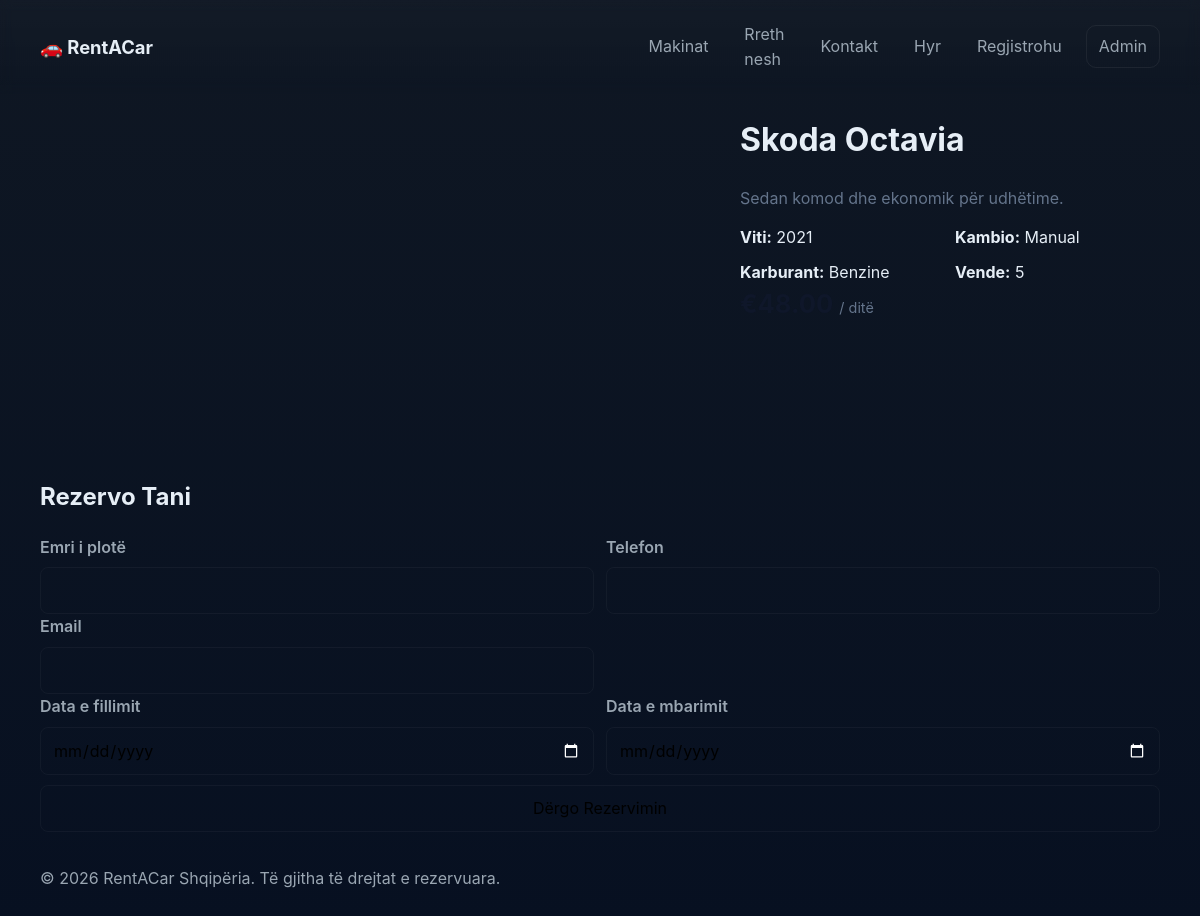
Page /car.php?id=8 on the committed database.
### tables this page shows
CREATE TABLE cars (
    id INT AUTO_INCREMENT PRIMARY KEY,
    brand VARCHAR(80) NOT NULL,
    model VARCHAR(80) NOT NULL,
    year INT NOT NULL,
    transmission ENUM('Manual','Automatik') NOT NULL DEFAULT 'Manual',
    fuel ENUM('Benzine','Naft','Hybrid','Elektrik') NOT NULL DEFAULT 'Benzine',
    seats INT NOT NULL DEFAULT 5,
    price_per_day DECIMAL(8,2) NOT NULL,
    image VARCHAR(255) DEFAULT NULL,
    description TEXT,
    available TINYINT(1) NOT NULL DEFAULT 1,
    created_at TIMESTAMP DEFAULT CURRENT_TIMESTAMP
);

### car.php (the view, shortened to what this page needs)
<?php
require __DIR__.'/db.php';
$id = (int)($_GET['id'] ?? 0);
$stmt = $pdo->prepare("SELECT * FROM cars WHERE id=?");
$stmt->execute([$id]);
$car = $stmt->fetch();
include __DIR__.'/header.php';
?>
<div class="detail">
  <div class="img" <?php if($car['image']): ?>
    <?php if (preg_match('#^https?://#i', $car['image'])): ?>
      style="background-image:url('<?= htmlspecialchars($car['image']) ?>')"
    <?php else: ?>
      style="background-image:url('uploads/<?= htmlspecialchars($car['image']) ?>')"
    <?php endif; ?>
  <?php endif; ?>></div>
  <div>
    <h1><?= htmlspecialchars($car['brand'].' '.$car['model']) ?></h1>
    <p style="color:#64748b;margin:8px 0 14px"><?= htmlspecialchars($car['description']) ?></p>
    <div class="specs">
      <div><strong>Viti:</strong> <?= $car['year'] ?></div>
      <div><strong>Kambio:</strong> <?= htmlspecialchars($car['transmission']) ?></div>
      <div><strong>Karburant:</strong> <?= htmlspecialchars($car['fuel']) ?></div>
      <div><strong>Vende:</strong> <?= $car['seats'] ?></div>
    </div>
    <div style="font-size:1.6rem;font-weight:700;color:#0f172a">€<?= number_format($car['price_per_day'],2) ?> <span style="color:#64748b;font-weight:400;font-size:.9rem">/ ditë</span></div>
  </div>
</div>
<form class="booking" method="post" action="book.php">
  <h2>Rezervo Tani</h2>
  <div class="form-row">
    <div><label>Emri i plotë</label><input type="text" name="full_name" required></div>
    <div><label>Telefon</label><input type="text" name="phone" required></div>
  </div>
  <div class="form-row">
    <div><label>Email</label><input type="email" name="email" required></div>
    <div></div>
  </div>
  <div class="form-row">
    <div><label>Data e fillimit</label><input type="date" name="start_date" id="sd" min="<?= date('Y-m-d') ?>" required></div>
    <div><label>Data e mbarimit</label><input type="date" name="end_date" id="ed" min="<?= date('Y-m-d') ?>" required></div>
  </div>
  <button class="btn btn-block" type="submit">Dërgo Rezervimin</button>
</form>
<?php include __DIR__.'/footer.php'; ?>

### assets/css/style.css (style rules this page uses)
:root { --bg: #0f1723; --card: #0b1220; --muted: #9aa6b2; --text: #e6eef6; --accent: #ff7a59; --accent-2: #00c2a8; --glass: rgba(255,255,255,0.03); --radius: 14px; --radius-sm: 8px; --shadow-sm: 0 6px 18px rgba(2,6,23,0.6); font-family: Inter, ui-sans-serif, system-ui, -apple-system, "Segoe UI", Roboto, "Helvetica Neue", Arial; font-size:16px;line-height:1.55;color-scheme:dark; }
*,*::before,*::after { box-sizing:border-box }
html,body { height:100%;margin:0 }
body { background:linear-gradient(180deg,var(--bg),#071021);color:var(--text);-webkit-font-smoothing:antialiased }
button,input,select,textarea { font:inherit }
.detail { display:grid;grid-template-columns:1fr 420px;gap:22px;margin-bottom:24px }
.detail .img { border-radius:12px;height:360px;background-size:cover;background-position:center }
.specs { display:grid;grid-template-columns:repeat(2,1fr);gap:10px }
label { display:block;margin-bottom:8px;color:var(--muted);font-weight:600 }
input,select,textarea,button { width:100%; padding:10px 12px; border-radius:8px; border:1px solid rgba(255,255,255,0.04); background:transparent; color:#000; }
input::placeholder, textarea::placeholder { color: #666; }
.form-row { display:grid;grid-template-columns:repeat(2,1fr);gap:12px }

### rows in the picture
cars: brand+model "Skoda Octavia", description "Sedan komod dhe ekonomik për udhëtime.", year "2021", transmission "Manual", fuel "Benzine", seats "5", price_per_day "48.00"
